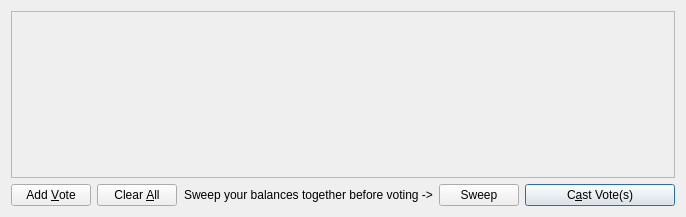
<?xml version="1.0" encoding="UTF-8"?>
<ui version="4.0">
 <class>VoteCoinsDialog</class>
 <widget class="QDialog" name="VoteCoinsDialog">
  <property name="geometry">
   <rect>
    <x>0</x>
    <y>0</y>
    <width>686</width>
    <height>217</height>
   </rect>
  </property>
  <property name="windowTitle">
   <string>Send Coins</string>
  </property>
  <layout class="QVBoxLayout" name="verticalLayout">
   <item>
    <widget class="QScrollArea" name="scrollArea">
     <property name="widgetResizable">
      <bool>true</bool>
     </property>
     <widget class="QWidget" name="scrollAreaWidgetContents">
      <property name="geometry">
       <rect>
        <x>0</x>
        <y>0</y>
        <width>666</width>
        <height>165</height>
       </rect>
      </property>
      <layout class="QVBoxLayout" name="verticalLayout_2">
       <property name="margin">
        <number>0</number>
       </property>
       <item>
        <layout class="QVBoxLayout" name="entries">
         <property name="spacing">
          <number>6</number>
         </property>
        </layout>
       </item>
       <item>
        <spacer name="verticalSpacer">
         <property name="orientation">
          <enum>Qt::Vertical</enum>
         </property>
         <property name="sizeHint" stdset="0">
          <size>
           <width>20</width>
           <height>40</height>
          </size>
         </property>
        </spacer>
       </item>
      </layout>
     </widget>
    </widget>
   </item>
   <item>
    <layout class="QHBoxLayout" name="horizontalLayout">
     <item>
      <widget class="QPushButton" name="addButton">
       <property name="toolTip">
        <string>Send to multiple recipients at once</string>
       </property>
       <property name="text">
        <string>Add &amp;Vote</string>
       </property>
       <property name="icon">
        <iconset resource="../bitcoin.qrc">
         <normaloff>:/icons/add</normaloff>:/icons/add</iconset>
       </property>
       <property name="autoDefault">
        <bool>false</bool>
       </property>
      </widget>
     </item>
     <item>
      <widget class="QPushButton" name="clearButton">
       <property name="sizePolicy">
        <sizepolicy hsizetype="Minimum" vsizetype="Fixed">
         <horstretch>0</horstretch>
         <verstretch>0</verstretch>
        </sizepolicy>
       </property>
       <property name="toolTip">
        <string>Remove all transaction fields</string>
       </property>
       <property name="text">
        <string>Clear &amp;All</string>
       </property>
       <property name="icon">
        <iconset resource="../bitcoin.qrc">
         <normaloff>:/icons/remove</normaloff>:/icons/remove</iconset>
       </property>
       <property name="autoRepeatDelay">
        <number>300</number>
       </property>
       <property name="autoDefault">
        <bool>false</bool>
       </property>
      </widget>
     </item>
     <item>
      <layout class="QHBoxLayout" name="horizontalLayout_2">
       <property name="spacing">
        <number>3</number>
       </property>
       <item>
        <spacer name="horizontalSpacer">
         <property name="orientation">
          <enum>Qt::Horizontal</enum>
         </property>
         <property name="sizeHint" stdset="0">
          <size>
           <width>40</width>
           <height>20</height>
          </size>
         </property>
        </spacer>
       </item>
      </layout>
     </item>
     <item>
      <widget class="QLabel" name="sweepLabel">
       <property name="text">
        <string>Sweep your balances together before voting -&gt;</string>
       </property>
       <property name="textFormat">
        <enum>Qt::PlainText</enum>
       </property>
      </widget>
     </item>
     <item>
      <widget class="QPushButton" name="sweepButton">
       <property name="text">
        <string>Sweep</string>
       </property>
       <property name="icon">
        <iconset resource="../bitcoin.qrc">
         <normaloff>:/icons/send</normaloff>:/icons/send</iconset>
       </property>
      </widget>
     </item>
     <item>
      <widget class="QPushButton" name="sendButton">
       <property name="minimumSize">
        <size>
         <width>150</width>
         <height>0</height>
        </size>
       </property>
       <property name="toolTip">
        <string>Confirm the send action</string>
       </property>
       <property name="text">
        <string>C&amp;ast Vote(s)</string>
       </property>
       <property name="icon">
        <iconset resource="../bitcoin.qrc">
         <normaloff>:/icons/send</normaloff>:/icons/send</iconset>
       </property>
       <property name="default">
        <bool>true</bool>
       </property>
      </widget>
     </item>
    </layout>
   </item>
  </layout>
 </widget>
 <resources>
  <include location="../bitcoin.qrc"/>
 </resources>
 <connections/>
</ui>
